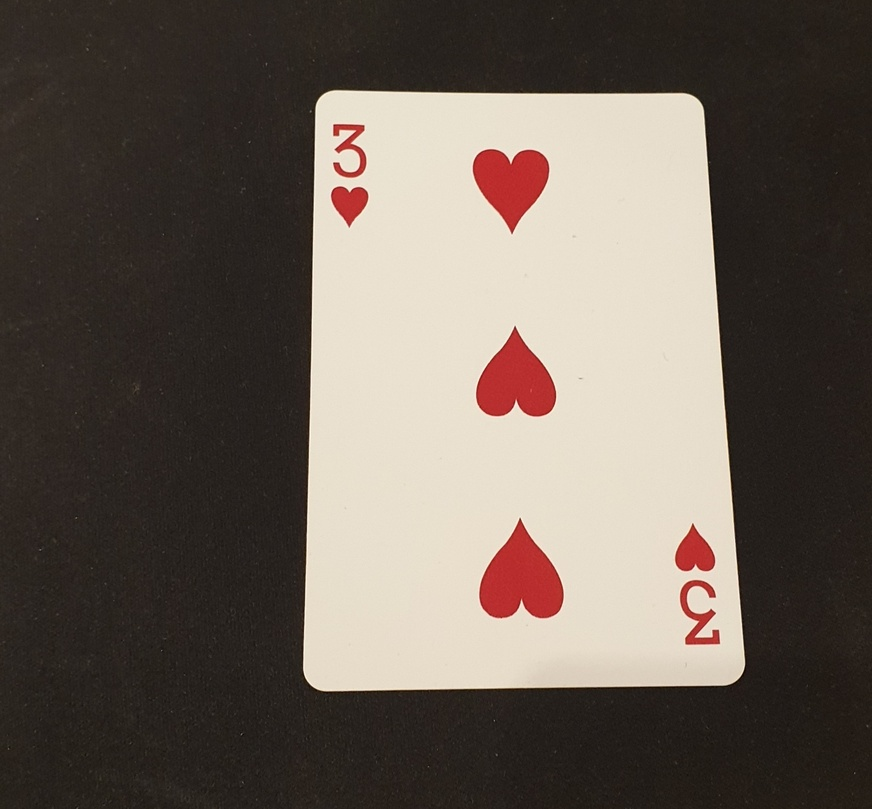
#> input picture Doh/1912 Playing Cards/heart3.jpg, 872 x 809 px, shrunk from 1440 x 1337 before the run
$ jupyter execute HOG2.ipynb
#> lines starting #> are read from the running program, lines starting #| are printed output that depends on the picture; long printed decimals are rounded
[cell 1]
import numpy as np
import cv2
import matplotlib.pyplot as plt

[cell 2]
image = cv2.imread('heart3.jpg')
#> image is the input picture: shape (809, 872, 3); mean B, G, R 87.2, 96, 106.3
gray = cv2.cvtColor(image, cv2.COLOR_RGB2GRAY)
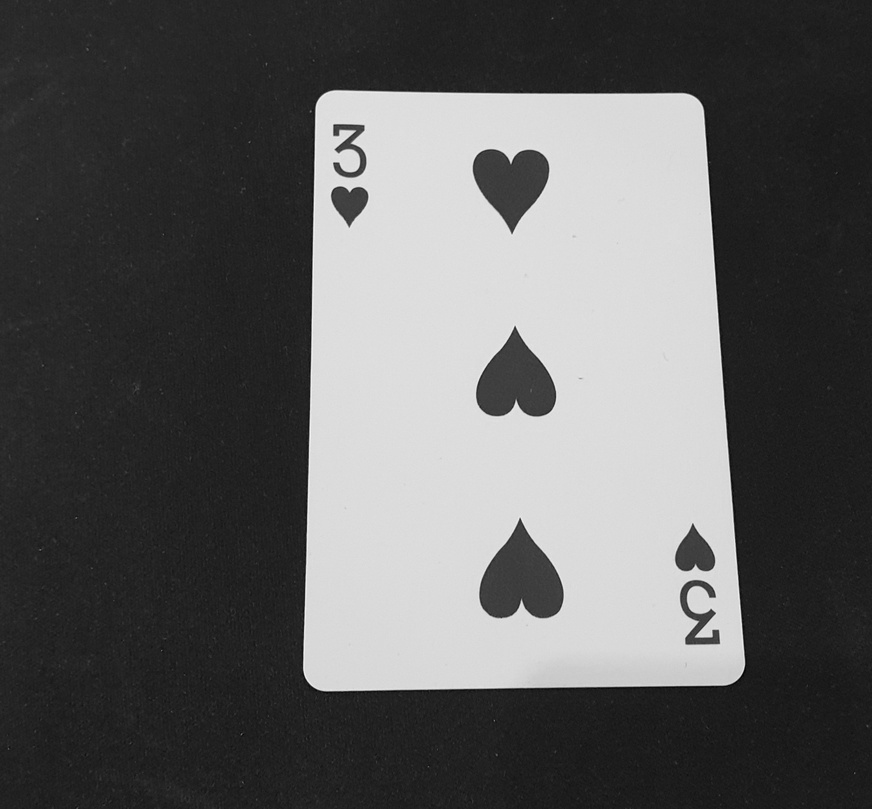
#> gray: shape (809, 872); min 3, max 245, mean 94.4

plt.imshow(cv2.cvtColor(image, cv2.COLOR_RGB2BGR))

[cell 3]
cell_size = (8,8)
block_size = (2,2)
nbins = 9
hog = cv2.HOGDescriptor(_winSize = (gray.shape[1]//cell_size[1] * cell_size[1],
                                   gray.shape[0] // cell_size[0] * cell_size[0]),
                       _blockSize = (block_size[1] * cell_size[1],
                                    block_size[0] * cell_size[0]),
                       _blockStride = (cell_size[1], cell_size[0]),
                       _cellSize = (cell_size[1], cell_size[0]),
                       _nbins = nbins)
n_cells = (gray.shape[0]//cell_size[0], gray.shape[1]//cell_size[1])
#> n_cells = (101, 109)

hog_feats = hog.compute(gray).reshape(n_cells[1] - block_size[1]+1,
                                      n_cells[0] - block_size[0] +1,
                                      block_size[0], block_size[1], nbins).transpose((1,0,2,3,4))
gradients = np.zeros((n_cells[0], n_cells[1], nbins))
cell_counts = np.full((n_cells[0], n_cells[1], 1), 0, dtype = int)
for off_y in range(block_size[0]):
    for off_x in range(block_size[1]):
        gradients[off_y:n_cells[0] - block_size[0] + off_y +1,
                 off_x:n_cells[1] - block_size[1] + off_x +1] += hog_feats[:, :, off_y, off_x, :]
        cell_counts[off_y:n_cells[0] - block_size[0] + off_y +1,
                  off_x:n_cells[1] - block_size[1] + off_x +1] +=1
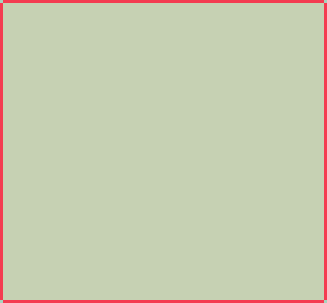
#> cell_counts: shape (101, 109, 1) int64 (shown 3 times larger); 3 distinct labels, from 1 to 4; one colour per label, 0 black

gradients /= cell_counts

color_bins = 5
plt.pcolor(gradients[:,:,color_bins])
plt.gca().invert_yaxis()
plt.gca().set_aspect('equal', adjustable='box')
plt.colorbar()
plt.show()
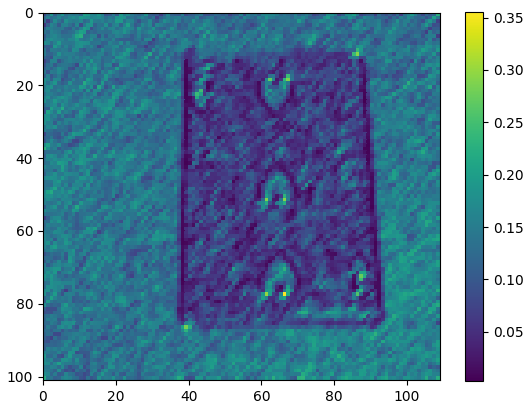
#> figure drawn by matplotlib, 2 panels

[cell 4]
gradients[0][0]
#> Out = [0.159, 0.172, 0.0776, 0.152, 0.18, 0.0824, 0.149, 0.0633, 0.124]

[cell 5]
for i in range(10):
    print(gradients[i][0])
#> this loop made 10 passes
#> (printed output is left out)

[cell 6]
cell_size = (8,8)
block_size = (2,2)
nbins = 9
hog = cv2.HOGDescriptor(_winSize = (gray.shape[1]//cell_size[1] * cell_size[1],
                                   gray.shape[0] // cell_size[0] * cell_size[0]),
                       _blockSize = (block_size[1] * cell_size[1],
                                    block_size[0] * cell_size[0]),
                       _blockStride = (cell_size[1], cell_size[0]),
                       _cellSize = (cell_size[1], cell_size[0]),
                       _nbins = nbins)

[cell 7]
hog.winSize
#> Out = (872, 808)

[cell 8]
hog.blockSize
#> Out = (16, 16)

[cell 9]
hog.blockStride
#> Out = (8, 8)

[cell 10]
hog.cellSize
#> Out = (8, 8)

[cell 11]
hog.winSize[0]
#> Out = 872

$ run again, with Doh/1912 Playing Cards/card3.jpg copied over Doh/1912 Playing Cards/heart3.jpg
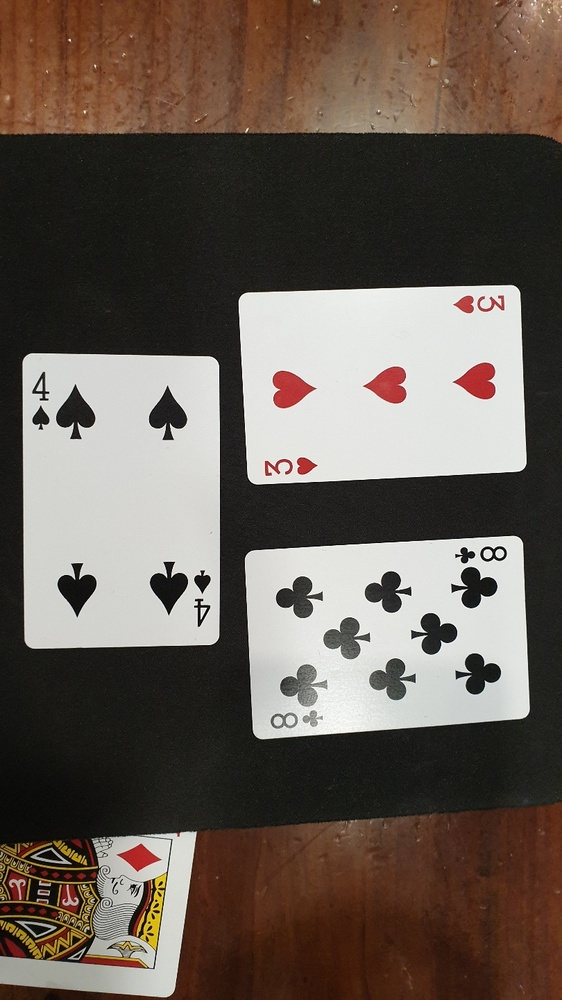
#> input picture Doh/1912 Playing Cards/card3.jpg, 562 x 1000 px, shrunk from 810 x 1440 before the run
#> image is the input picture: shape (1000, 562, 3); mean B, G, R 83.4, 92, 103.2
#> after the loop `for off_y in range(block_size[0]):`:
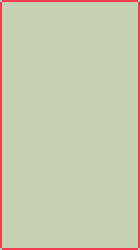
#> cell_counts: shape (125, 70, 1) int64 (shown 2 times larger); 3 distinct labels, from 1 to 4; one colour per label, 0 black
#> `plt.show()`:
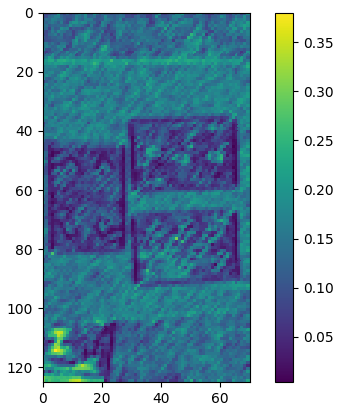
#> figure drawn by matplotlib, 2 panels
#> `gradients[0][0]`: Out = [0.17, 0.0474, 0.112, 0.108, 0.176, 0.107, 0.133, 0.154, 0.153]
#> the loop `for i in range(10):` made 10 passes
#| [0.1696 0.04743  0.1122 0.1081 0.1765 0.1067
#|  0.1329 0.1538 0.1527]
#| [0.1836 0.159 0.124 0.09681 0.1126  0.09139
#|  0.09127 0.1748 0.174]
#| [0.2132 0.1811 0.109 0.1194 0.1714 0.1173
#|  0.1474 0.1911 0.1925]
#> (further printed lines are left out)

$ run again, with Doh/1912 Playing Cards/cnt_spade4.jpg copied over Doh/1912 Playing Cards/heart3.jpg
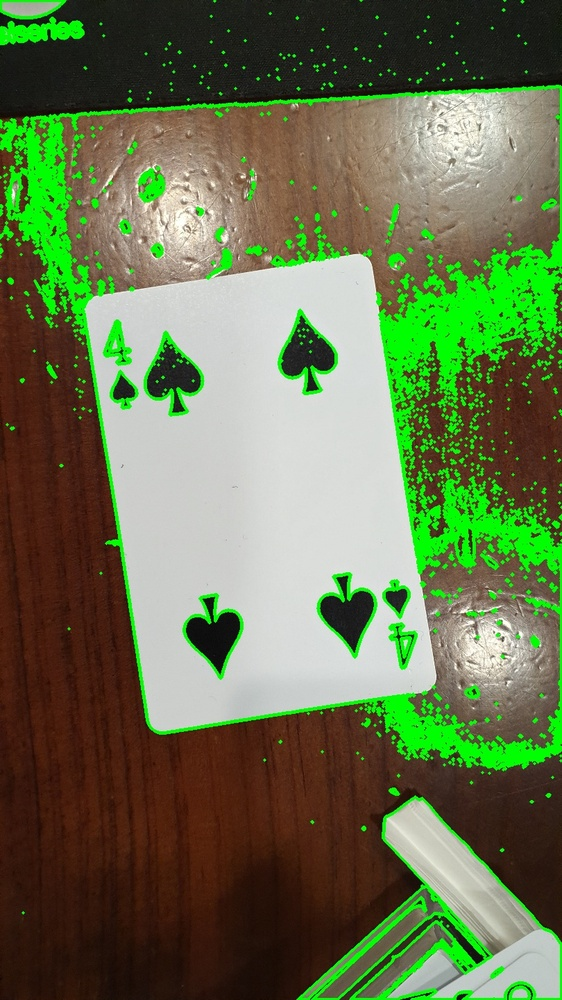
#> input picture Doh/1912 Playing Cards/cnt_spade4.jpg, 562 x 1000 px, shrunk from 810 x 1440 before the run
#> image is the input picture: shape (1000, 562, 3); mean B, G, R 77.8, 115.2, 102.1
#> after the loop `for off_y in range(block_size[0]):`:
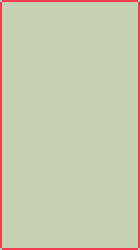
#> cell_counts: shape (125, 70, 1) int64 (shown 2 times larger); 3 distinct labels, from 1 to 4; one colour per label, 0 black
#> `plt.show()`:
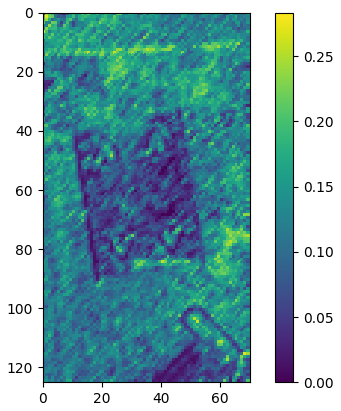
#> figure drawn by matplotlib, 2 panels
#> `gradients[0][0]`: Out = [0.13, 0.0223, 0.0277, 0.0596, 0.231, 0.0815, 0.101, 0.0428, 0.105]
#> the loop `for i in range(10):` made 10 passes
#| [0.1301 0.02226 0.02773 0.05957 0.2307 0.08147
#|  0.1015 0.04275 0.1051]
#| [0.01512 0.01703  0.01791 0.0331 0.2166 0.2013
#|  0.1883 0.03487 0.01822 ]
#| [0.08517 0.06117 0.1147 0.05522 0.1314 0.2053
#|  0.1847 0.02103 0.06453]
#> (further printed lines are left out)
